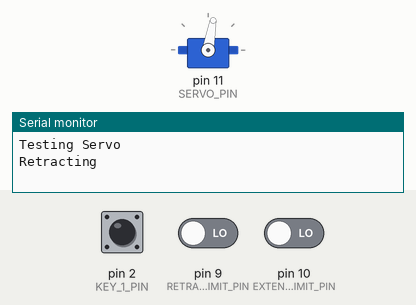
The sketch below on a simulated Arduino Uno, built with avr-gcc and run on an emulated ATmega328P. Parts: servo, the last lines printed to the serial monitor. The inputs (shaded band) are chosen by the test bench; at power-on: pin 9 (RETRACTED_LIMIT_PIN) LOW, pin 10 (EXTENDED_LIMIT_PIN) LOW, pin 2 (KEY_1_PIN) LOW.

Above: at 0.8 s.
0.9 s: pin 9 (RETRACTED_LIMIT_PIN) driven HIGH
At 2.1 s:
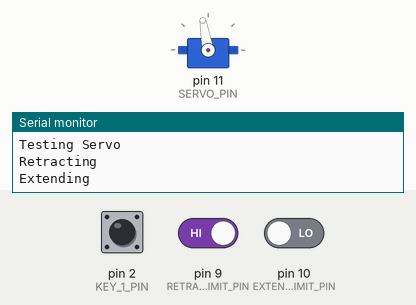
2.4 s: pin 10 (EXTENDED_LIMIT_PIN) driven HIGH
At 2.9 s:
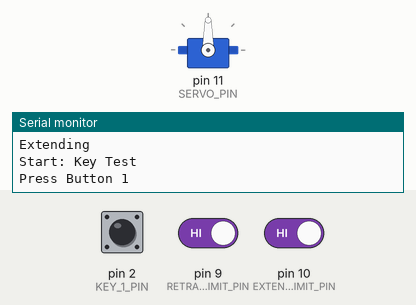
Timing chart, 0 to 5.4 s (numbered marks = the images above; inputs shaded):
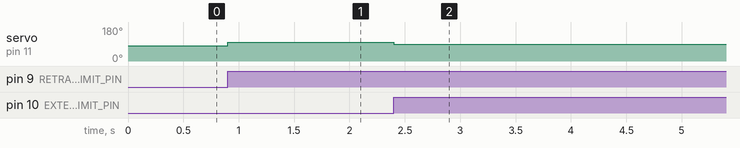

Measured:
- after the input at 0.9 s, servo on pin 11 (SERVO_PIN): 80° → 100° at once
- after the input at 2.4 s, servo on pin 11 (SERVO_PIN): 100° → 90° at once

The sketch:

test_nano.ino
```cpp
#include <Servo.h>

// Define pins
#define KEY_1_PIN             2
#define KEY_2_PIN             3
#define KEY_3_PIN             4
#define KEY_4_PIN             5
#define KEY_5_PIN             6
#define KEY_6_PIN             7
#define KEY_7_PIN             8
#define EXTENDED_LIMIT_PIN    10
#define RETRACTED_LIMIT_PIN  9
#define SERVO_PIN            11
//                           12
//                           13

Servo slideServo;

void setup() {

  // Initialize pins
  pinMode(KEY_1_PIN, INPUT);
  pinMode(KEY_2_PIN, INPUT);
  pinMode(KEY_3_PIN, INPUT);
  pinMode(KEY_4_PIN, INPUT);
  pinMode(KEY_5_PIN, INPUT);
  pinMode(KEY_6_PIN, INPUT);
  pinMode(KEY_7_PIN, INPUT);


  slideServo.attach(SERVO_PIN);
  Serial.begin(9600);

  //Run test functions
  testSlide(EXTENDED_LIMIT_PIN, RETRACTED_LIMIT_PIN);
  testKeyboard();
}

void loop() {

  Serial.println("Tests Complete!");
  delay(10000);
}

// Keyboard button test function
void testKeyboard() {

  Serial.println("Start: Key Test");

  for (int i = 2; i < 9; i++) {
    Serial.print("Press Button ");
    Serial.println(i-1);
    while (true) {
      if (digitalRead(i)) {
        Serial.print("Button ");
        Serial.print(i-1);
        Serial.println(" Pressed!");
        break;
      }
    }
  }
}

void testSlide(byte extend, byte retract) {
  Serial.println("Testing Servo");

  Serial.println("Retracting");
  slideServo.write(80);
  while(true) {
    if (digitalRead(retract)) {
      break;
    }
  }

  Serial.println("Extending");
  slideServo.write(100);
  while(true) {
    if (digitalRead(extend)) {
      break;
    }
  }

  slideServo.write(90);
}
```
